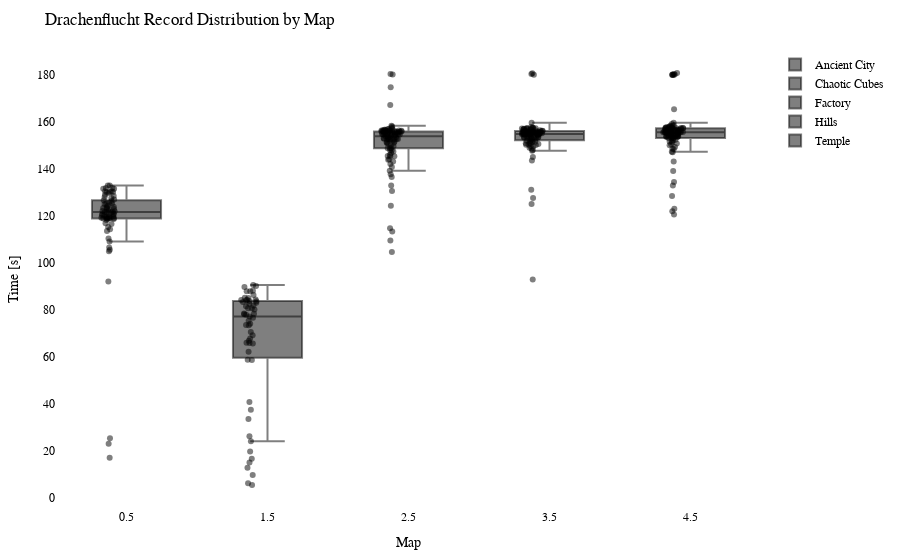

The notebook cell this image was saved under:
### Code cell
import plotly.graph_objects as go
import plotly.io as pio

df = getRecordsDataframe(minigame="Drachenflucht")

# Calculate the offset for centering the data points
num_columns = len(df.columns)
offset = 0.5

# Create a Swarm plot using Plotly
fig = go.Figure()

for i, column in enumerate(df.columns):
    x_values = [i + offset] * len(df[column])  # Adjust x-values with offset for horizontal centering
    fig.add_trace(go.Box(x=x_values,
                         y=df[column],
                         name=column,
                         boxpoints='all',
                         pointpos=-0.5,  # Adjust point position to prevent overlapping
                         marker=dict(color='rgba(0,0,0,0.5)', size=6),  # Adjust marker color and size
                         hovertext=df.index,
                         hoverinfo='text+y'))

fig.update_layout(title="Drachenflucht Record Distribution by Map",
                  xaxis=dict(title="Map"),
                  yaxis=dict(title="Time [s]"),
                  showlegend=True,
                  font=dict(family="Arial", size=12, color="black"),  # Customize font
                  plot_bgcolor="white",  # Set background color
                  margin=dict(l=50, r=50, t=50, b=50),  # Adjust margins for better layout
                  )

pio.show(fig)

pio.write_html(fig, "out/drache_swarm_plot.html")

### Figure 1 — Plotly figure (JSON) as saved in the notebook; plotly's stock layout.template omitted (floating-point values rounded to 4 significant figures)
{"data": [{"boxpoints": "all", "hoverinfo": "text+y", "hovertext": ["20LeRe10", "agowskyy", "Anni808", "Axollotel", "BacardiSprite", "bawskey", "BusinessBent", "ByNetherdude", "byTobi", "cediiiiii_10", "Chander24", "Chrisi20101", "crocodile1870", "cxl1lo", "DarkCobweb", "deadfiight", "DerBaumIstDerWeg", "Dokkkkko", "Ex4cted", "Falke23_5", "Feinberg", "Fflopse", "ForceFox", "Freeeedom", "frutigall", "GamemasterNiki", "GeneralEnte06", "Gerrygames", "Gobo9", "GrafikKatze", "Grapfen", "Gummibearchen", "H1ghsay", "h4nnes", "Harold_Sensemann", "HerrDante", "itemTooltipExport", "Jan2220", "JennieKim", "jimmi1410", "JOW23", "Joy_8oy", "JustK1lling", "KakaMC", "Kanickelul", "Kokochampi", "Kokochampo", "Krusti", "Kyuudo", "LeWi_100", "Livgo", "lizsyy", "LordAlexos", "Lubotter2009", "Luis_XYZ", "M0orey_0", "marbrueck", "Martomias", "Mincheeen", "MrNulfred", "Mvsk_", "Nexilus", "Ninivee", "officialryzon", "Oronor", "PedroZockt", "Picutar", "PixlNight", "PolizeiDreamy", "Radattel", "Raefinzs", "Ritokii", "rXzEr_Justin", "Sackkerl", "SB387", "schmaarek", "ScreamingBlatz", "Sebi1801", "Seemops_8", "Sey__", "Shiewk", "Snitcherella", "SpeckyCut", "StaudammAusHolz", "Tomiokey", "tsuneee", "twitchparaskiill", "Txlentierter", "Umgfoin", "WirdNichtGeladen", "Wissender", "xBaumeisterin", "xX_Dima_ggg_Xx6", "xX_Masha_ggg_Xx9", "ymq_", "yzvm", "zTotito", "_n3d", "_Waldi_"], "marker": {"color": "rgba(0,0,0,0.5)", "size": 6}, "name": "Ancient City", "pointpos": -0.5, "type": "box", "x": [0.5, 0.5, 0.5, 0.5, 0.5, 0.5, 0.5, 0.5, 0.5, 0.5, 0.5, 0.5, 0.5, 0.5, 0.5, 0.5, 0.5, 0.5, 0.5, 0.5, 0.5, 0.5, 0.5, 0.5, 0.5, 0.5, 0.5, 0.5, 0.5, 0.5, 0.5, 0.5, 0.5, 0.5, 0.5, 0.5, 0.5, 0.5, 0.5, 0.5, 0.5, 0.5, 0.5, 0.5, 0.5, 0.5, 0.5, 0.5, 0.5, 0.5, 0.5, 0.5, 0.5, 0.5, 0.5, 0.5, 0.5, 0.5, 0.5, 0.5, 0.5, 0.5, 0.5, 0.5, 0.5, 0.5, 0.5, 0.5, 0.5, 0.5, 0.5, 0.5, 0.5, 0.5, 0.5, 0.5, 0.5, 0.5, 0.5, 0.5, 0.5, 0.5, 0.5, 0.5, 0.5, 0.5, 0.5, 0.5, 0.5, 0.5, 0.5, 0.5, 0.5, 0.5, 0.5, 0.5, 0.5, 0.5, 0.5], "y": [116.9, null, 118.9, null, null, null, 123.2, 119.8, 124.4, 133.0, 23.01, 109.2, 127.6, 110.5, 128.1, null, null, null, 129.8, null, 123.9, 130.2, 126.7, 121.6, null, 106.5, 123.6, 131.6, 133.0, 120.7, 130.5, null, null, 125.6, 121.8, 131.9, null, 125.1, 114.3, null, 131.6, null, 115.3, 130.5, 122.1, 119.6, 118.9, 120.7, 118.7, 125.3, 119.1, 130.2, 127.0, 119.8, 17.04, null, 122.0, 123.0, null, null, 122.0, 113.6, 118.3, null, 125.3, 131.9, null, 130.2, 119.2, null, 105.0, 121.7, 123.4, null, 25.32, 120.4, 122.9, null, null, 128.5, 120.4, 105.7, 119.3, 121.5, 116.6, null, 121.0, null, 119.6, 129.0, null, 118.9, 119.1, null, 119.0, null, 92.11, 126.4, null]}, {"boxpoints": "all", "hoverinfo": "text+y", "hovertext": ["20LeRe10", "agowskyy", "Anni808", "Axollotel", "BacardiSprite", "bawskey", "BusinessBent", "ByNetherdude", "byTobi", "cediiiiii_10", "Chander24", "Chrisi20101", "crocodile1870", "cxl1lo", "DarkCobweb", "deadfiight", "DerBaumIstDerWeg", "Dokkkkko", "Ex4cted", "Falke23_5", "Feinberg", "Fflopse", "ForceFox", "Freeeedom", "frutigall", "GamemasterNiki", "GeneralEnte06", "Gerrygames", "Gobo9", "GrafikKatze", "Grapfen", "Gummibearchen", "H1ghsay", "h4nnes", "Harold_Sensemann", "HerrDante", "itemTooltipExport", "Jan2220", "JennieKim", "jimmi1410", "JOW23", "Joy_8oy", "JustK1lling", "KakaMC", "Kanickelul", "Kokochampi", "Kokochampo", "Krusti", "Kyuudo", "LeWi_100", "Livgo", "lizsyy", "LordAlexos", "Lubotter2009", "Luis_XYZ", "M0orey_0", "marbrueck", "Martomias", "Mincheeen", "MrNulfred", "Mvsk_", "Nexilus", "Ninivee", "officialryzon", "Oronor", "PedroZockt", "Picutar", "PixlNight", "PolizeiDreamy", "Radattel", "Raefinzs", "Ritokii", "rXzEr_Justin", "Sackkerl", "SB387", "schmaarek", "ScreamingBlatz", "Sebi1801", "Seemops_8", "Sey__", "Shiewk", "Snitcherella", "SpeckyCut", "StaudammAusHolz", "Tomiokey", "tsuneee", "twitchparaskiill", "Txlentierter", "Umgfoin", "WirdNichtGeladen", "Wissender", "xBaumeisterin", "xX_Dima_ggg_Xx6", "xX_Masha_ggg_Xx9", "ymq_", "yzvm", "zTotito", "_n3d", "_Waldi_"], "marker": {"color": "rgba(0,0,0,0.5)", "size": 6}, "name": "Chaotic Cubes", "pointpos": -0.5, "type": "box", "x": [1.5, 1.5, 1.5, 1.5, 1.5, 1.5, 1.5, 1.5, 1.5, 1.5, 1.5, 1.5, 1.5, 1.5, 1.5, 1.5, 1.5, 1.5, 1.5, 1.5, 1.5, 1.5, 1.5, 1.5, 1.5, 1.5, 1.5, 1.5, 1.5, 1.5, 1.5, 1.5, 1.5, 1.5, 1.5, 1.5, 1.5, 1.5, 1.5, 1.5, 1.5, 1.5, 1.5, 1.5, 1.5, 1.5, 1.5, 1.5, 1.5, 1.5, 1.5, 1.5, 1.5, 1.5, 1.5, 1.5, 1.5, 1.5, 1.5, 1.5, 1.5, 1.5, 1.5, 1.5, 1.5, 1.5, 1.5, 1.5, 1.5, 1.5, 1.5, 1.5, 1.5, 1.5, 1.5, 1.5, 1.5, 1.5, 1.5, 1.5, 1.5, 1.5, 1.5, 1.5, 1.5, 1.5, 1.5, 1.5, 1.5, 1.5, 1.5, 1.5, 1.5, 1.5, 1.5, 1.5, 1.5, 1.5, 1.5], "y": [67.77, null, null, null, null, null, 80.69, 77.18, 78.46, null, 78.34, 65.68, 65.96, 24.07, 88.2, null, null, null, 89.75, 85.05, null, 80.18, 9.703, null, 37.45, 19.67, 74.07, 83.8, 84.36, null, 87.91, 73.5, null, 84.45, 81.52, 90.12, null, 82.61, null, null, 84.2, 5.38, 12.8, 86.31, 15.01, 16.62, null, 85.16, null, 87.89, null, 77.91, null, 26.21, null, null, 78.1, null, null, null, null, 80.65, 58.76, null, null, 90.6, null, 83.02, 65.86, null, 40.81, 83.72, null, null, 33.54, 62.16, 70.54, null, 83.36, null, 66.9, 69.19, 84.15, null, null, null, 81.9, null, null, null, 58.7, 75.34, null, null, null, null, 73.57, 6.115, 76.69]}, {"boxpoints": "all", "hoverinfo": "text+y", "hovertext": ["20LeRe10", "agowskyy", "Anni808", "Axollotel", "BacardiSprite", "bawskey", "BusinessBent", "ByNetherdude", "byTobi", "cediiiiii_10", "Chander24", "Chrisi20101", "crocodile1870", "cxl1lo", "DarkCobweb", "deadfiight", "DerBaumIstDerWeg", "Dokkkkko", "Ex4cted", "Falke23_5", "Feinberg", "Fflopse", "ForceFox", "Freeeedom", "frutigall", "GamemasterNiki", "GeneralEnte06", "Gerrygames", "Gobo9", "GrafikKatze", "Grapfen", "Gummibearchen", "H1ghsay", "h4nnes", "Harold_Sensemann", "HerrDante", "itemTooltipExport", "Jan2220", "JennieKim", "jimmi1410", "JOW23", "Joy_8oy", "JustK1lling", "KakaMC", "Kanickelul", "Kokochampi", "Kokochampo", "Krusti", "Kyuudo", "LeWi_100", "Livgo", "lizsyy", "LordAlexos", "Lubotter2009", "Luis_XYZ", "M0orey_0", "marbrueck", "Martomias", "Mincheeen", "MrNulfred", "Mvsk_", "Nexilus", "Ninivee", "officialryzon", "Oronor", "PedroZockt", "Picutar", "PixlNight", "PolizeiDreamy", "Radattel", "Raefinzs", "Ritokii", "rXzEr_Justin", "Sackkerl", "SB387", "schmaarek", "ScreamingBlatz", "Sebi1801", "Seemops_8", "Sey__", "Shiewk", "Snitcherella", "SpeckyCut", "StaudammAusHolz", "Tomiokey", "tsuneee", "twitchparaskiill", "Txlentierter", "Umgfoin", "WirdNichtGeladen", "Wissender", "xBaumeisterin", "xX_Dima_ggg_Xx6", "xX_Masha_ggg_Xx9", "ymq_", "yzvm", "zTotito", "_n3d", "_Waldi_"], "marker": {"color": "rgba(0,0,0,0.5)", "size": 6}, "name": "Factory", "pointpos": -0.5, "type": "box", "x": [2.5, 2.5, 2.5, 2.5, 2.5, 2.5, 2.5, 2.5, 2.5, 2.5, 2.5, 2.5, 2.5, 2.5, 2.5, 2.5, 2.5, 2.5, 2.5, 2.5, 2.5, 2.5, 2.5, 2.5, 2.5, 2.5, 2.5, 2.5, 2.5, 2.5, 2.5, 2.5, 2.5, 2.5, 2.5, 2.5, 2.5, 2.5, 2.5, 2.5, 2.5, 2.5, 2.5, 2.5, 2.5, 2.5, 2.5, 2.5, 2.5, 2.5, 2.5, 2.5, 2.5, 2.5, 2.5, 2.5, 2.5, 2.5, 2.5, 2.5, 2.5, 2.5, 2.5, 2.5, 2.5, 2.5, 2.5, 2.5, 2.5, 2.5, 2.5, 2.5, 2.5, 2.5, 2.5, 2.5, 2.5, 2.5, 2.5, 2.5, 2.5, 2.5, 2.5, 2.5, 2.5, 2.5, 2.5, 2.5, 2.5, 2.5, 2.5, 2.5, 2.5, 2.5, 2.5, 2.5, 2.5, 2.5, 2.5], "y": [155.2, 150.1, 155.1, 147.4, 142.1, 156.0, 144.0, 136.6, 152.2, 180.3, 151.7, 154.1, 154.8, 167.2, 155.9, 156.4, 152.9, 156.4, 156.5, 155.2, null, 157.2, 133.0, 156.5, 152.8, 152.4, 157.1, 114.8, 156.0, 140.9, 155.6, 155.8, 180.5, 156.7, 151.4, 153.1, null, 154.4, 145.5, 153.7, 148.8, 158.1, 149.7, 153.1, null, 146.1, 145.5, 156.4, 154.5, 154.7, 151.2, 156.4, 157.1, 156.4, 143.2, 156.7, 152.6, 155.8, 152.9, 158.5, 124.4, 154.5, 148.1, 113.4, 146.8, 157.7, 155.0, 152.7, 109.5, 152.9, 139.2, 104.6, 144.1, 155.1, 155.8, 156.3, 154.7, null, 155.8, 155.9, 155.9, 130.6, 147.9, 137.7, 153.7, 155.6, 149.0, 148.9, 156.3, 150.8, 156.2, 154.9, 153.6, 153.9, 174.8, 155.9, 145.5, 152.6, 151.1]}, {"boxpoints": "all", "hoverinfo": "text+y", "hovertext": ["20LeRe10", "agowskyy", "Anni808", "Axollotel", "BacardiSprite", "bawskey", "BusinessBent", "ByNetherdude", "byTobi", "cediiiiii_10", "Chander24", "Chrisi20101", "crocodile1870", "cxl1lo", "DarkCobweb", "deadfiight", "DerBaumIstDerWeg", "Dokkkkko", "Ex4cted", "Falke23_5", "Feinberg", "Fflopse", "ForceFox", "Freeeedom", "frutigall", "GamemasterNiki", "GeneralEnte06", "Gerrygames", "Gobo9", "GrafikKatze", "Grapfen", "Gummibearchen", "H1ghsay", "h4nnes", "Harold_Sensemann", "HerrDante", "itemTooltipExport", "Jan2220", "JennieKim", "jimmi1410", "JOW23", "Joy_8oy", "JustK1lling", "KakaMC", "Kanickelul", "Kokochampi", "Kokochampo", "Krusti", "Kyuudo", "LeWi_100", "Livgo", "lizsyy", "LordAlexos", "Lubotter2009", "Luis_XYZ", "M0orey_0", "marbrueck", "Martomias", "Mincheeen", "MrNulfred", "Mvsk_", "Nexilus", "Ninivee", "officialryzon", "Oronor", "PedroZockt", "Picutar", "PixlNight", "PolizeiDreamy", "Radattel", "Raefinzs", "Ritokii", "rXzEr_Justin", "Sackkerl", "SB387", "schmaarek", "ScreamingBlatz", "Sebi1801", "Seemops_8", "Sey__", "Shiewk", "Snitcherella", "SpeckyCut", "StaudammAusHolz", "Tomiokey", "tsuneee", "twitchparaskiill", "Txlentierter", "Umgfoin", "WirdNichtGeladen", "Wissender", "xBaumeisterin", "xX_Dima_ggg_Xx6", "xX_Masha_ggg_Xx9", "ymq_", "yzvm", "zTotito", "_n3d", "_Waldi_"], "marker": {"color": "rgba(0,0,0,0.5)", "size": 6}, "name": "Hills", "pointpos": -0.5, "type": "box", "x": [3.5, 3.5, 3.5, 3.5, 3.5, 3.5, 3.5, 3.5, 3.5, 3.5, 3.5, 3.5, 3.5, 3.5, 3.5, 3.5, 3.5, 3.5, 3.5, 3.5, 3.5, 3.5, 3.5, 3.5, 3.5, 3.5, 3.5, 3.5, 3.5, 3.5, 3.5, 3.5, 3.5, 3.5, 3.5, 3.5, 3.5, 3.5, 3.5, 3.5, 3.5, 3.5, 3.5, 3.5, 3.5, 3.5, 3.5, 3.5, 3.5, 3.5, 3.5, 3.5, 3.5, 3.5, 3.5, 3.5, 3.5, 3.5, 3.5, 3.5, 3.5, 3.5, 3.5, 3.5, 3.5, 3.5, 3.5, 3.5, 3.5, 3.5, 3.5, 3.5, 3.5, 3.5, 3.5, 3.5, 3.5, 3.5, 3.5, 3.5, 3.5, 3.5, 3.5, 3.5, 3.5, 3.5, 3.5, 3.5, 3.5, 3.5, 3.5, 3.5, 3.5, 3.5, 3.5, 3.5, 3.5, 3.5, 3.5], "y": [157.5, 155.7, 155.2, 155.3, 156.8, 152, 153.3, 151.4, 151.9, 156.3, 151.2, 153.8, 154.0, 154.9, 145.1, 151.6, 154.8, 157.7, 180.1, 155.8, null, 157.1, 149.1, 156.8, 153.6, 153.3, 154.9, 131.2, 157.5, 143.6, 155.9, 156.1, 154.7, 154.5, 150.8, 157.0, null, 154.9, 154.9, 153.8, 155.6, 153.7, 156.3, 154.7, 92.91, 150.2, 149.8, 150.7, 155.7, 157.3, 152.8, 156.9, 153.6, 155.0, 156.3, 155.7, 151.0, 156.2, 155.3, 180.5, 157.2, 148.8, 153.7, 156.0, 155.2, 180.7, 156.6, 159.7, 153.3, 150.4, 155.7, 125.1, 151.8, 156.2, 147.8, 156.1, 153.3, null, 154.8, 157.4, 152.5, 156.5, 127.7, 148.1, 155.5, 155.8, 152.8, 149.6, 157.5, 155.3, 155.7, 157.3, 154.6, 155.6, 155.0, 154.7, 150.4, 157.9, 155.1]}, {"boxpoints": "all", "hoverinfo": "text+y", "hovertext": ["20LeRe10", "agowskyy", "Anni808", "Axollotel", "BacardiSprite", "bawskey", "BusinessBent", "ByNetherdude", "byTobi", "cediiiiii_10", "Chander24", "Chrisi20101", "crocodile1870", "cxl1lo", "DarkCobweb", "deadfiight", "DerBaumIstDerWeg", "Dokkkkko", "Ex4cted", "Falke23_5", "Feinberg", "Fflopse", "ForceFox", "Freeeedom", "frutigall", "GamemasterNiki", "GeneralEnte06", "Gerrygames", "Gobo9", "GrafikKatze", "Grapfen", "Gummibearchen", "H1ghsay", "h4nnes", "Harold_Sensemann", "HerrDante", "itemTooltipExport", "Jan2220", "JennieKim", "jimmi1410", "JOW23", "Joy_8oy", "JustK1lling", "KakaMC", "Kanickelul", "Kokochampi", "Kokochampo", "Krusti", "Kyuudo", "LeWi_100", "Livgo", "lizsyy", "LordAlexos", "Lubotter2009", "Luis_XYZ", "M0orey_0", "marbrueck", "Martomias", "Mincheeen", "MrNulfred", "Mvsk_", "Nexilus", "Ninivee", "officialryzon", "Oronor", "PedroZockt", "Picutar", "PixlNight", "PolizeiDreamy", "Radattel", "Raefinzs", "Ritokii", "rXzEr_Justin", "Sackkerl", "SB387", "schmaarek", "ScreamingBlatz", "Sebi1801", "Seemops_8", "Sey__", "Shiewk", "Snitcherella", "SpeckyCut", "StaudammAusHolz", "Tomiokey", "tsuneee", "twitchparaskiill", "Txlentierter", "Umgfoin", "WirdNichtGeladen", "Wissender", "xBaumeisterin", "xX_Dima_ggg_Xx6", "xX_Masha_ggg_Xx9", "ymq_", "yzvm", "zTotito", "_n3d", "_Waldi_"], "marker": {"color": "rgba(0,0,0,0.5)", "size": 6}, "name": "Temple", "pointpos": -0.5, "type": "box", "x": [4.5, 4.5, 4.5, 4.5, 4.5, 4.5, 4.5, 4.5, 4.5, 4.5, 4.5, 4.5, 4.5, 4.5, 4.5, 4.5, 4.5, 4.5, 4.5, 4.5, 4.5, 4.5, 4.5, 4.5, 4.5, 4.5, 4.5, 4.5, 4.5, 4.5, 4.5, 4.5, 4.5, 4.5, 4.5, 4.5, 4.5, 4.5, 4.5, 4.5, 4.5, 4.5, 4.5, 4.5, 4.5, 4.5, 4.5, 4.5, 4.5, 4.5, 4.5, 4.5, 4.5, 4.5, 4.5, 4.5, 4.5, 4.5, 4.5, 4.5, 4.5, 4.5, 4.5, 4.5, 4.5, 4.5, 4.5, 4.5, 4.5, 4.5, 4.5, 4.5, 4.5, 4.5, 4.5, 4.5, 4.5, 4.5, 4.5, 4.5, 4.5, 4.5, 4.5, 4.5, 4.5, 4.5, 4.5, 4.5, 4.5, 4.5, 4.5, 4.5, 4.5, 4.5, 4.5, 4.5, 4.5, 4.5, 4.5], "y": [158.6, 155.5, 157.1, 153.3, 155.1, 156.8, 148.5, 147.1, 157.5, 158.0, 155.9, 180.5, 180.1, 156.0, 155.7, 155.7, 155.2, 154.6, 157.5, 155.7, 120.6, 180.9, 151.2, 180.1, 159.8, 154.5, 180.2, 149.4, 158.0, 153.7, 155.6, 157.0, 157.7, 152.5, 155.7, 155.9, null, 155.7, 155.6, 155.8, 165.4, 156.5, 133.0, 155.6, 128.5, 150.5, 156.9, 143.2, 156.3, 155.5, 159.1, 180.1, 152.2, 153.2, 153.7, 158.6, 147.3, 155.1, 156.7, 154.0, 139.1, 153.6, 153.9, 123.1, 150.1, 157.8, 157.4, 156.2, 154.6, 148.6, 153.7, 150.8, 157.7, 156.5, 153.1, 157.3, 157.5, null, 156.3, 157.2, 154.4, 151.8, 122.0, 154.0, 154.6, 155.9, 155.7, 134.5, 158.5, 155.1, 154.0, 157.4, 153.5, 151.7, 157.6, 156.4, 153.1, 156.8, 180.2]}], "layout": {"font": {"color": "black", "family": "Arial", "size": 12}, "margin": {"b": 50, "l": 50, "r": 50, "t": 50}, "plot_bgcolor": "white", "showlegend": true, "title": {"text": "Drachenflucht Record Distribution by Map"}, "xaxis": {"title": {"text": "Map"}}, "yaxis": {"title": {"text": "Time [s]"}}}}
